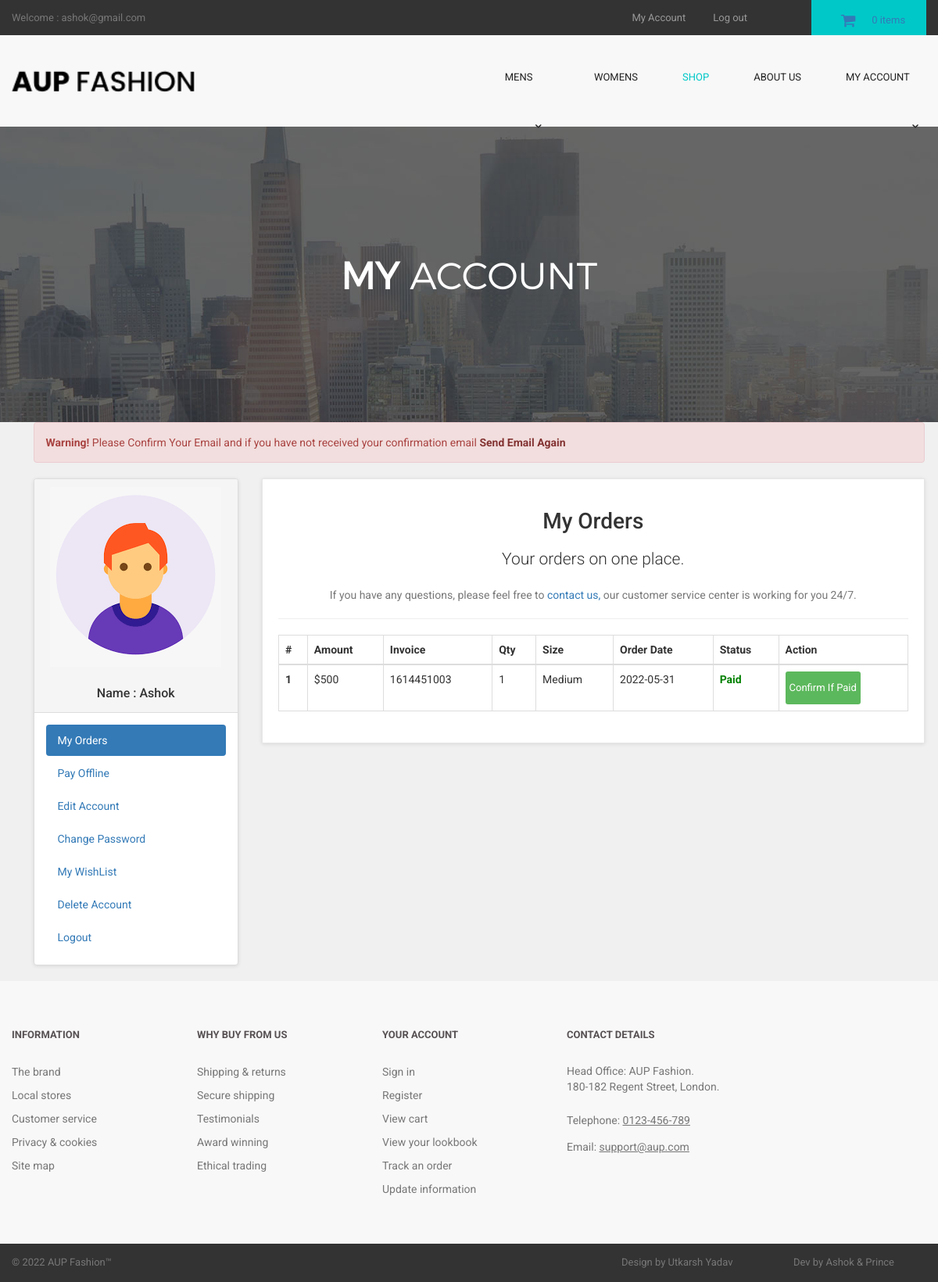
Screenshot of /customer/my_account.php?my_orders (signed in) with the database file from the repository.
### tables this page shows
CREATE TABLE `customers` (
  `customer_id` int(10) NOT NULL,
  `customer_name` varchar(255) NOT NULL,
  `customer_email` varchar(255) NOT NULL,
  `customer_pass` varchar(255) NOT NULL,
  `customer_country` text NOT NULL,
  `customer_city` text NOT NULL,
  `customer_contact` varchar(255) NOT NULL,
  `customer_address` text NOT NULL,
  `customer_image` text NOT NULL,
  `customer_ip` varchar(255) NOT NULL,
  `customer_confirm_code` text NOT NULL
);

CREATE TABLE `customer_orders` (
  `order_id` int(10) NOT NULL,
  `customer_id` int(10) NOT NULL,
  `due_amount` int(100) NOT NULL,
  `invoice_no` int(100) NOT NULL,
  `qty` int(10) NOT NULL,
  `size` text NOT NULL,
  `order_date` timestamp NOT NULL DEFAULT current_timestamp() ON UPDATE current_timestamp(),
  `order_status` text NOT NULL
);

### customer/my_orders.php (the view)
<center>
<h1>My Orders</h1>
<p class="lead"> Your orders on one place.</p>
<p class="text-muted" >
If you have any questions, please feel free to <a href="../contact.php" > contact us,</a> our customer service center is working for you 24/7.
</p>
</center>
<hr>
<div class="table-responsive" >
<table class="table table-bordered table-hover" >
<thead>
<tr>
<th>#</th>
<th>Amount</th>
<th>Invoice</th>
<th>Qty</th>
<th>Size</th>
<th>Order Date</th>
<th>Status</th>
<th>Action</th>
</tr>
</thead>
<tbody>
<?php
$customer_session = $_SESSION['customer_email'];
$get_customer = "select * from customers where customer_email='$customer_session'";
$run_customer = mysqli_query($con,$get_customer);
$row_customer = mysqli_fetch_array($run_customer);
$customer_id = $row_customer['customer_id'];
$get_orders = "select * from customer_orders where customer_id='$customer_id'";
$run_orders = mysqli_query($con,$get_orders);
$i = 0;
while($row_orders = mysqli_fetch_array($run_orders)){
$order_id = $row_orders['order_id'];
$due_amount = $row_orders['due_amount'];
$invoice_no = $row_orders['invoice_no'];
$qty = $row_orders['qty'];
$size = $row_orders['size'];
$order_date = substr($row_orders['order_date'],0,11);
$order_status = $row_orders['order_status'];
$i++;
if($order_status=='pending'){
$order_status = "<b style='color:red;'>Unpaid</b>";
}
else{
$order_status = "<b style='color:green;'>Paid</b>";
}
?>
<tr>
<th><?php echo $i; ?></th>
<td>$<?php echo $due_amount; ?></td>
<td><?php echo $invoice_no; ?></td>
<td><?php echo $qty; ?></td>
<td><?php echo $size; ?></td>
<td><?php echo $order_date; ?></td>
<td><?php echo $order_status; ?></td>
<td>
<a href="confirm.php?order_id=<?php echo $order_id; ?>" target="blank" class="btn btn-success btn-xs" > Confirm If Paid </a>
</td>
</tr>
<?php } ?>
</tbody>
</table>
</div>

### customer/includes/sidebar.php
<div class="panel panel-default sidebar-menu">
<div class="panel-heading">
<?php
$customer_session = $_SESSION['customer_email'];
$get_customer = "select * from customers where customer_email='$customer_session'";
$run_customer = mysqli_query($con,$get_customer);
$row_customer = mysqli_fetch_array($run_customer);
$customer_image = $row_customer['customer_image'];
$customer_name = $row_customer['customer_name'];
if(!isset($_SESSION['customer_email'])){
}
else {
echo "
<center>
<img src='customer_images/$customer_image' class='img-responsive'>
</center>
<br>
<h3 align='center' class='panel-title'> Name : $customer_name </h3>
";
}
?>
</div>
<div class="panel-body">
<ul class="nav nav-pills nav-stacked">
<li class="<?php if(isset($_GET['my_orders'])){ echo "active"; } ?>">
<a href="my_account.php?my_orders"> <i class="fa fa-list"> </i> My Orders </a>
</li>
<li class="<?php if(isset($_GET['pay_offline'])){ echo "active"; } ?>">
<a href="my_account.php?pay_offline"> <i class="fa fa-bolt"></i> Pay Offline </a>
</li>
<li class="<?php if(isset($_GET['edit_account'])){ echo "active"; } ?>">
<a href="my_account.php?edit_account"> <i class="fa fa-pencil"></i> Edit Account </a>
</li>
<li class="<?php if(isset($_GET['change_pass'])){ echo "active"; } ?>">
<a href="my_account.php?change_pass"> <i class="fa fa-user"></i> Change Password </a>
</li>
<li class="<?php if(isset($_GET['my_wishlist'])){ echo "active"; } ?>">
<a href="my_account.php?my_wishlist"> <i class="fa fa-heart"></i> My WishList </a>
</li>
<li class="<?php if(isset($_GET['delete_account'])){ echo "active"; } ?>">
<a href="my_account.php?delete_account"> <i class="fa fa-trash-o"></i> Delete Account </a>
</li>
<li>
<a href="logout.php"> <i class="fa fa-sign-out"></i> Logout </a>
</li>
</ul>
</div>
</div>

### customer/styles/backend.css (style rules this page uses)
html { font-family: "Roboto", Helvetica, Arial, sans-serif; line-height: 1.15; -ms-text-size-adjust: 100%; -webkit-text-size-adjust: 100% }
body { margin: 0 }
h1 { font-size: 2em; margin: .67em 0 }
hr { box-sizing: content-box; height: 0; overflow: visible }
a { background-color: transparent; -webkit-text-decoration-skip: objects }
b, strong { font-weight: inherit; font-weight: bolder }
img { border-style: none }
html { box-sizing: border-box }
body { min-width: 1190px; font-family: Montserrat, sans-serif; font-weight: 400; background-color: white; }
img { max-width: 100%; height: auto }
.btn { display: inline-block; vertical-align: top; font-size: 13px; line-height: 40px; text-decoration: none; -webkit-transition: .3s; transition: .3s }

### styles/style.css (style rules this page uses)
body { font-family: "Roboto", Helvetica, Arial, sans-serif; font-size: 14px; line-height: 1.42857143; color: #333333; background-color: #f0f0f0; overflow-x: hidden; }
#content .panel.sidebar-menu { box-sizing: border-box; box-shadow: 0 1px 5px rgba(0, 0, 0, 0.1); }
#content .panel.sidebar-menu h3 { padding: 5px 0; margin: 0; }

### rows the page displays
customers: customer_image (placeholder picture), customer_name "Ashok"
customer_orders: due_amount "500", invoice_no "1614451003", qty "1", size "Medium", order_date "2022-05-31", order_status "Paid"

### other values shown
$_SESSION['customer_email'] "ashok@gmail.com"
$count_items "0"
